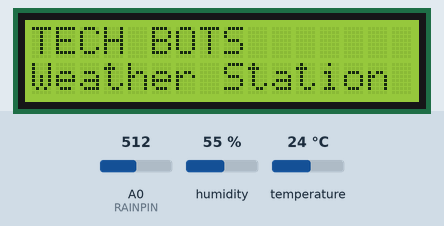
Simulated run of this sketch. Board: ESP8266 (NodeMCU). On the bench: 16×2 character LCD. Inputs (shaded band) come from the test bench; at power-on: A0 (RAINPIN) = 512, humidity 55 %, temperature 24 °C. What the sketch prints to the serial monitor is not drawn.

Above: at 0.6 s.
At 2.3 s:
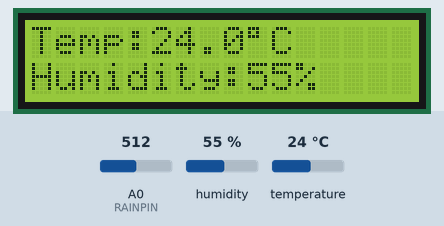
At 11.3 s:
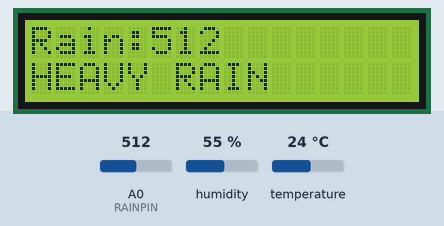

The sketch:

deptproject.ino
```cpp
#include <Wire.h>
#include <DHT.h>
#include <LiquidCrystal_I2C.h>

#define DHTPIN D4
#define DHTTYPE DHT11
#define RAINPIN A0

LiquidCrystal_I2C lcd(0x27, 16, 2);
DHT dht(DHTPIN, DHTTYPE);

const unsigned long READ_INTERVAL = 30000UL;
const unsigned long DISPLAY_INTERVAL = 3000UL;

unsigned long previousRead = 0;
unsigned long previousDisplay = 0;

float temperature = 0;
float humidity = 0;
int rainValue = 0;

bool dhtOK = false;
bool showRainScreen = false;

const char* getRainStatus(int value) {
  if (value >= 799) {
    return "NO RAIN";
  } else if (value >= 599) {
    return "LOW RAIN";
  } else {
    return "HEAVY RAIN";
  }
}

void readSensors() {
  float t = dht.readTemperature();
  float h = dht.readHumidity();

  if (!isnan(t) && !isnan(h)) {
    temperature = t;
    humidity = h;
    dhtOK = true;
  } else {
    dhtOK = false;
  }

  rainValue = analogRead(RAINPIN);

  Serial.println();
  Serial.println("===== TECH BOTS WEATHER =====");

  if (dhtOK) {
    Serial.print("Temperature: ");
    Serial.print(temperature, 1);
    Serial.println(" C");

    Serial.print("Humidity: ");
    Serial.print(humidity, 0);
    Serial.println(" %");
  } else {
    Serial.println("DHT11 reading failed!");
  }

  Serial.print("Rain Sensor Value: ");
  Serial.println(rainValue);

  Serial.print("Rain Status: ");
  Serial.println(getRainStatus(rainValue));

  Serial.println("=============================");
}

void displayLCD() {
  lcd.clear();

  if (!showRainScreen) {
    lcd.setCursor(0, 0);

    if (dhtOK) {
      lcd.print("Temp:");
      lcd.print(temperature, 1);
      lcd.print((char)223);
      lcd.print("C");
    } else {
      lcd.print("DHT11 Error");
    }

    lcd.setCursor(0, 1);

    if (dhtOK) {
      lcd.print("Humidity:");
      lcd.print(humidity, 0);
      lcd.print("%");
    } else {
      lcd.print("Check Sensor");
    }
  } else {
    lcd.setCursor(0, 0);
    lcd.print("Rain:");
    lcd.print(rainValue);

    lcd.setCursor(0, 1);
    lcd.print(getRainStatus(rainValue));
  }
}

void setup() {
  Serial.begin(9600);
  delay(500);

  Wire.begin(D2, D1);

  lcd.init();
  lcd.backlight();
  lcd.clear();

  // Startup display
  lcd.setCursor(0, 0);
  lcd.print("TECH BOTS");
  lcd.setCursor(0, 1);
  lcd.print("Weather Station");

  dht.begin();

  Serial.println();
  Serial.println("TECH BOTS WEATHER MONITOR");
  Serial.println("NodeMCU ESP8266 Started");

  delay(1500);

  readSensors();
  displayLCD();

  previousRead = millis();
  previousDisplay = millis();
}

void loop() {
  unsigned long currentMillis = millis();

  if (currentMillis - previousRead >= READ_INTERVAL) {
    previousRead = currentMillis;
    readSensors();
    displayLCD();
  }

  if (currentMillis - previousDisplay >= DISPLAY_INTERVAL) {
    previousDisplay = currentMillis;
    showRainScreen = !showRainScreen;
    displayLCD();
  }
}
```

Measured:
- by itself, everything shown: repeats every 12.0 s, in 4 steps
- what the display in image 0 shows lasts 1.6 s, from 0.6 s to 2.2 s
- what the display in image 1 shows lasts 3.0 s, from 2.2 s to 5.2 s
